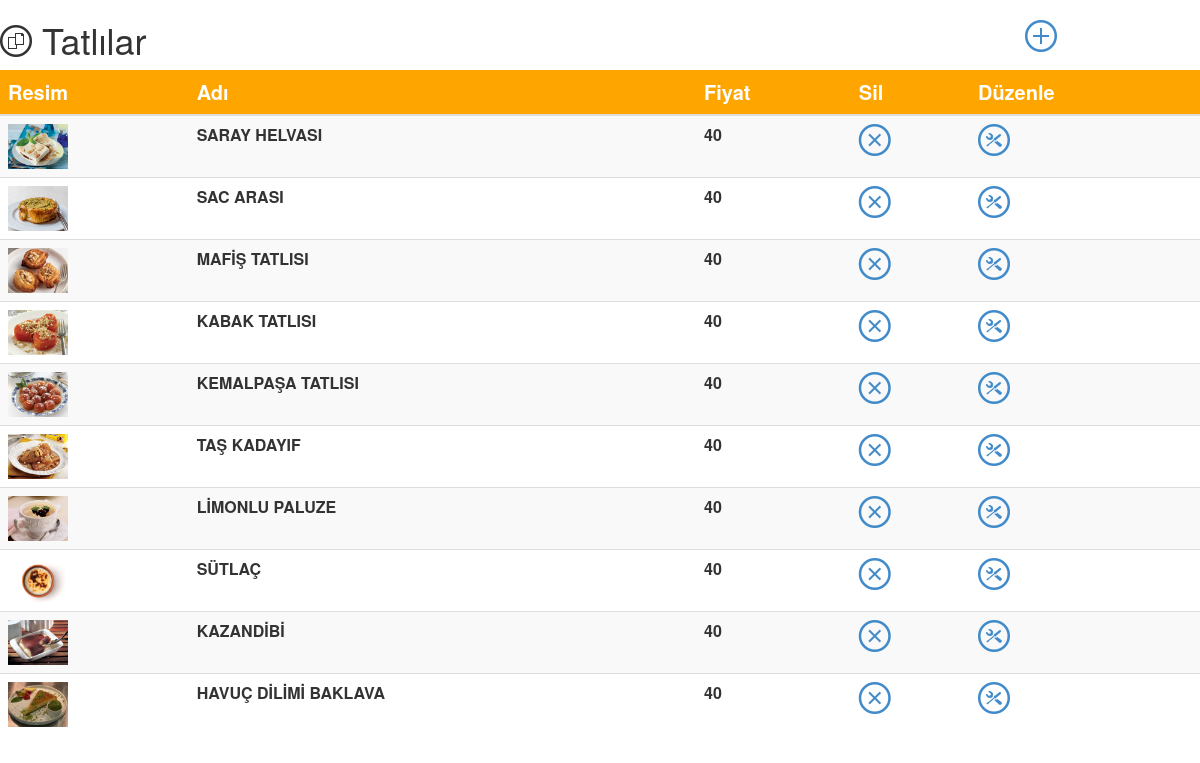
The app's page /tatli.php with its own data.
### tables this page shows
CREATE TABLE IF NOT EXISTS `menu` (
  `id` int(11) NOT NULL AUTO_INCREMENT,
  `adi` varchar(50) NOT NULL,
  `fiyat` int(11) NOT NULL,
  `resmi` varchar(50) NOT NULL,
  `kid` int(11) NOT NULL,
  `gg` int(11) NOT NULL,
  PRIMARY KEY (`id`)
);

### tatli.php (the view, shortened to what this page needs)
<html>
<head>
    <link type="text/css" href="assets/css/required/bootstrap/bootstrap.min.css" rel="stylesheet">
    <link type="text/css" href="assets/js/required/jquery-ui-1.11.0.custom/jquery-ui.min.css" rel="stylesheet" />
    <link type="text/css" href="assets/js/required/jquery-ui-1.11.0.custom/jquery-ui.structure.min.css" rel="stylesheet" />
    <link type="text/css" href="assets/js/required/jquery-ui-1.11.0.custom/jquery-ui.theme.min.css" rel="stylesheet" />
    <link type="text/css" href="assets/css/required/mCustomScrollbar/jquery.mCustomScrollbar.min.css" rel="stylesheet" />
    <link type="text/css" href="assets/css/required/icheck/all.css" rel="stylesheet" />
    <link type="text/css" href="assets/fonts/metrize-icons/styles-metrize-icons.css" rel="stylesheet">
    <link type="text/css" href="assets/css/base.css" rel="stylesheet">
</head>
<body>
    <div class="row">
        <div class="col-md-10">
            <h1>
                <span aria-hidden="true" class="icon icon-documents trk"></span>
                <span class="main-text">
                    Tatlılar
                </span>
            </h1>
        </div>
        <div class="col-md-2 ">
            <a href="#" data-toggle="modal" data-target="#ekle-modal">
                <h1><span aria-hidden="true" class="icon icon-plus yesil"></span></h1>
            </a>
        </div>
    </div>
    <div class="row">
        <div class="col-md-12">
            <div class="block">
                <div class="block-content-outer">
                    <div class="block-content-outer">
                        <div class="block-content-inner">
                            <div class="table-responsive">
                                <table class="table table-striped table-hover">
                                    <thead>
                                        <tr style="background-color: orange; color:white; font-weight: bold; font-size: 20px;">
                                            <th>Resim</th>
                                            <th>Adı</th>
                                            <th>Fiyat</th>
                                            <th>Sil</th>
                                            <th>Düzenle</th>
                                        </tr>
                                    </thead>
                                    <tbody>
                                        <?php
                                        $host = "localhost";
                                        $ka = "root";
                                        $p = "";
                                        $vt = "onderes";
                                        $con = new mysqli($host, $ka, $p, $vt);
                                        $sql = "select * from menu where kid=3 and gg=1";
                                        $menuler = mysqli_query($con, $sql);
                                        while ($menu = $menuler->fetch_assoc()) {
                                            echo "<tr>";
                                            echo "<th><img src='images/" . $menu['resmi'] . "' style='width:60px; height:auto;' /></th>";
                                            echo "<th>" . $menu['adi'] . "</th>";
                                            echo "<th>" . $menu['fiyat'] . "</th>";
                                            echo "<th>
                                                <a href='#' data-toggle='modal' data-target='#sil-modal" . $menu['id'] . "'>
                                                    <span class='icon icon-cross red'></span>
                                                </a>
                                            </th>";
                                        echo "<th>
                                                <a href='#' data-toggle='modal' data-target='#dzn-modal" . $menu['id'] . "'>
                                                    <span class='icon icon-options-settings orange'></span>
                                                </a>
                                        </th>";
                                        echo "</tr>";
                                        }
                                        ?>
                                    </tbody>
                                </table>
                            </div>
                        </div>
                    </div>
                </div>
            </div>
        </div>
    </div>
</body>
</html>

### records on screen
menu: resmi (picture), adi "SARAY HELVASI", fiyat "40"
menu: resmi (picture), adi "SAC ARASI", fiyat "40"
menu: resmi (picture), adi "MAFİŞ TATLISI", fiyat "40"
menu: resmi (picture), adi "KABAK TATLISI", fiyat "40"
menu: resmi (picture), adi "KEMALPAŞA TATLISI", fiyat "40"
menu: resmi (picture), adi "TAŞ KADAYIF", fiyat "40"
menu: resmi (picture), adi "LİMONLU PALUZE", fiyat "40"
menu: resmi (picture), adi "SÜTLAÇ", fiyat "40"
menu: resmi (picture), adi "KAZANDİBİ", fiyat "40"
menu: resmi (picture), adi "HAVUÇ DİLİMİ BAKLAVA", fiyat "40"
